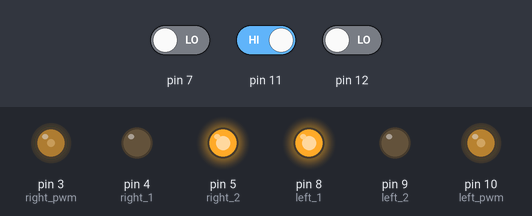
A sketch run on a simulated Arduino Uno, built with avr-gcc and run on an emulated ATmega328P. On the bench: output pins drawn as LEDs (lit = HIGH). The test bench sets the inputs (shaded band); at power-on: pin 7 LOW, pin 11 HIGH, pin 12 LOW.

Above: at 1.2 s.
1.3 s: pin 7 driven HIGH
At 2.2 s:
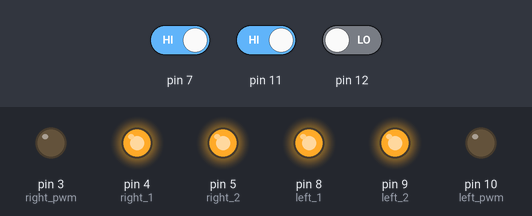
2.8 s: pin 7 driven LOW
At 3.8 s:
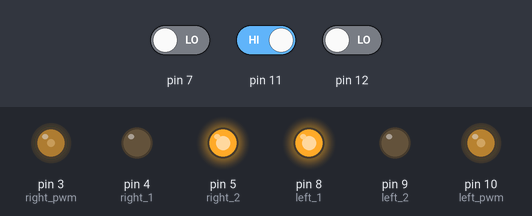
4.8 s: pin 11 driven LOW
At 6.0 s:
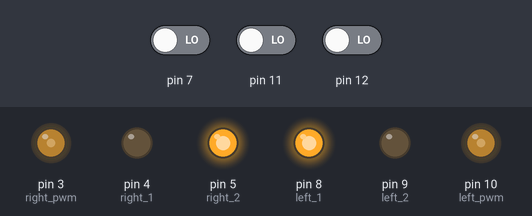
6.3 s: pin 12 driven HIGH
At 7.2 s:
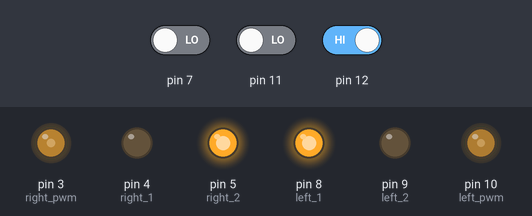
Timing chart, 0 to 8.8 s (numbered marks = the images above; inputs shaded):
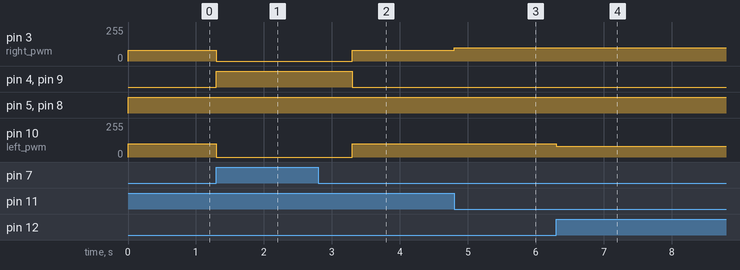

The sketch:

sketch_jan18a.ino
```cpp
#define left_pwm 10
#define right_pwm 3
#define left_1 8
#define left_2 9
#define right_1 4
#define right_2 5
int LS=0, RS=0, FS=0;
void setup()
{
  pinMode(7,INPUT);
  pinMode(12,INPUT);
  pinMode(11,INPUT);
  //
  pinMode(right_pwm,OUTPUT);
  pinMode(right_1,OUTPUT);
  pinMode(right_2,OUTPUT);
  pinMode(left_1,OUTPUT);
  pinMode(left_2,OUTPUT);
  pinMode(left_pwm,OUTPUT);
}
void loop()
{
  FS=digitalRead(7);

  wall_follow();
  if (FS==1)
 {
   brake();
   delay(1000);
   /*if((digitalRead(11)==0)&&(digitalRead(12)==1))
   {
     left_turn();
     delay(525);
     brake();
     delay(500);
     forward();
     delay(500);
     brake();
     delay(500);
   }
   else if((digitalRead(11)==1)&&(digitalRead(12)==0))
   {
     right_turn();
     delay(550);
     brake();
     delay(500);
     forward();
     delay(500);
     brake();
     delay(500);
   }
   else if((digitalRead(11)==0)&&(digitalRead(12)==0))
   {
     left_turn();
     delay(400);
     brake();
     delay(500);
     /*forward();
     delay(500);
     brake();
     delay(500);

   }
   */
  }

}
void wall_follow()
{
  RS=digitalRead(12);
  LS=digitalRead(11);
  if((LS==0)&&(RS==1))
  {
    right_wall_avoid();
  }
  else if((LS==1)&&(RS==0))
  {
    left_wall_avoid();
  }
   else
  {
    forward();
  }

}
void left_wall_avoid()
{
  analogWrite(left_pwm, 100);
   analogWrite(right_pwm, 80);
   digitalWrite(left_1,HIGH);
   digitalWrite(left_2,LOW);
   digitalWrite(right_1,LOW);
   digitalWrite(right_2,HIGH);
}
void right_wall_avoid()
{
  analogWrite(left_pwm, 80);
   analogWrite(right_pwm, 100);
   digitalWrite(left_1,HIGH);
   digitalWrite(left_2,LOW);
   digitalWrite(right_1,LOW);
   digitalWrite(right_2,HIGH);
}
void forward()
{
   analogWrite(left_pwm, 100);
   analogWrite(right_pwm, 100);
   digitalWrite(left_1,HIGH);
   digitalWrite(left_2,LOW);
   digitalWrite(right_1,LOW);
   digitalWrite(right_2,HIGH);
}
void brake()
{
   analogWrite(left_pwm, 0);
   analogWrite(right_pwm, 0);
   digitalWrite(left_1,HIGH);
   digitalWrite(left_2,HIGH);
   digitalWrite(right_1,HIGH);
   digitalWrite(right_2,HIGH);
}
void right_turn()
{
  //digitalWrite(ledPin2,HIGH);
   analogWrite(left_pwm, 100);
   analogWrite(right_pwm, 100);
   digitalWrite(left_1,HIGH);
   digitalWrite(left_2,LOW);
   digitalWrite(right_1,HIGH);
   digitalWrite(right_2,LOW);
}
void left_turn()
{
  //digitalWrite(ledPin1,HIGH);
   analogWrite(left_pwm, 100);
   analogWrite(right_pwm, 100);
   digitalWrite(left_1,LOW);
   digitalWrite(left_2,HIGH);
   digitalWrite(right_1,LOW);
   digitalWrite(right_2,HIGH);
}
```

Measured:
- after the input at 1.3 s, pin 3 (right_pwm): 80/255 → 0/255 at once; pin 4 (right_1), pin 9 (left_2): LOW → HIGH at once; pin 10 (left_pwm): 100/255 → 0/255 at once
- after the input at 2.8 s, pin 3 (right_pwm): 0/255 → 80/255 after 0.50 s; pin 4 (right_1), pin 9 (left_2): HIGH → LOW after 0.50 s; pin 10 (left_pwm): 0/255 → 100/255 after 0.50 s
- after the input at 4.8 s, pin 3 (right_pwm): 80/255 → 100/255 at once
- after the input at 6.3 s, pin 10 (left_pwm): 100/255 → 80/255 at once
